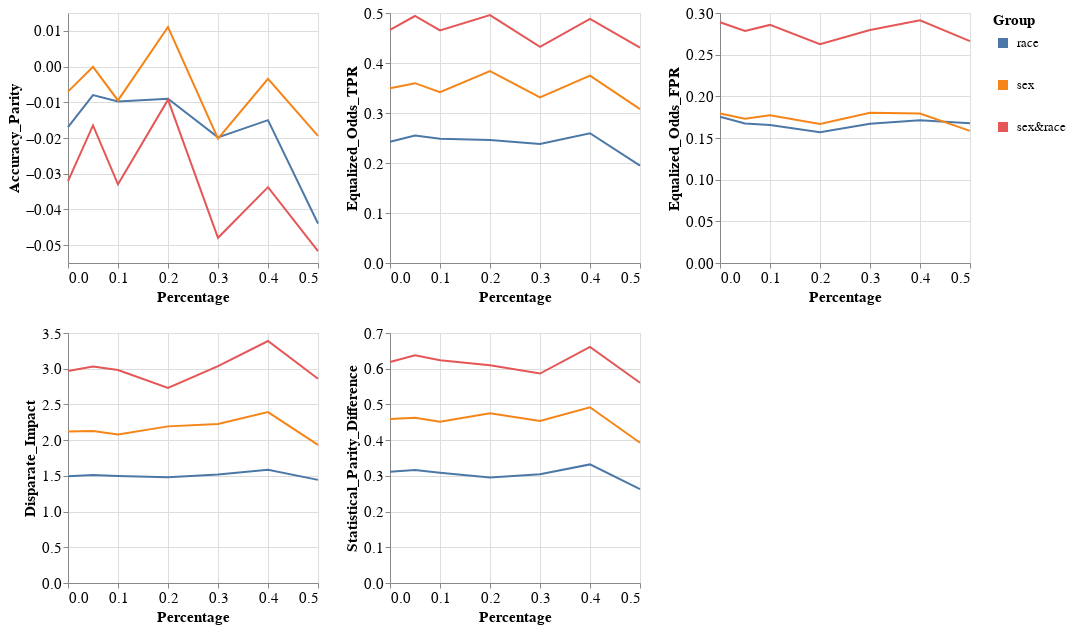

Here is the notebook cell this chart was saved with:
### Code cell
visualizer.create_groups_grid_pct_lines_plot(model_name=MODEL_NAMES[0],
                                             target_preprocessing_technique=PREPROCESSING_TECHNIQUES[0],
                                             group_metrics_type='fairness')

### Figure 1 — Vega-Lite specification as saved in the notebook (floating-point values rounded to 4 significant figures)
{"config": {"view": {"continuousWidth": 400, "continuousHeight": 300}, "axis": {"labelFontSize": 15, "titleFontSize": 15}, "legend": {"labelFontSize": 13, "symbolStrokeWidth": 10, "titleFontSize": 15}}, "vconcat": [{"hconcat": [{"mark": "line", "encoding": {"color": {"field": "Group", "type": "nominal"}, "x": {"field": "Percentage", "type": "quantitative"}, "y": {"field": "Metric_Value", "title": "Accuracy_Parity", "type": "quantitative"}}, "height": 250, "width": 250}, {"data": {"name": "data-adcc3ba40d86db7928478e95297e7df9"}, "mark": "line", "encoding": {"color": {"field": "Group", "type": "nominal"}, "x": {"field": "Percentage", "type": "quantitative"}, "y": {"field": "Metric_Value", "title": "Equalized_Odds_TPR", "type": "quantitative"}}, "height": 250, "width": 250}, {"data": {"name": "data-fb8c7c52e91f5d9636d74f7e16fa0a4a"}, "mark": "line", "encoding": {"color": {"field": "Group", "type": "nominal"}, "x": {"field": "Percentage", "type": "quantitative"}, "y": {"field": "Metric_Value", "title": "Equalized_Odds_FPR", "type": "quantitative"}}, "height": 250, "width": 250}]}, {"hconcat": [{"mark": "line", "encoding": {"color": {"field": "Group", "type": "nominal"}, "x": {"field": "Percentage", "type": "quantitative"}, "y": {"field": "Metric_Value", "title": "Disparate_Impact", "type": "quantitative"}}, "height": 250, "width": 250}, {"data": {"name": "data-61fe439ecfe0a15c8225efa4e6221a4a"}, "mark": "line", "encoding": {"color": {"field": "Group", "type": "nominal"}, "x": {"field": "Percentage", "type": "quantitative"}, "y": {"field": "Metric_Value", "title": "Statistical_Parity_Difference", "type": "quantitative"}}, "height": 250, "width": 250}], "data": {"name": "data-a56e90b9b582573165bdc20ee63b391d"}}], "data": {"name": "data-25f87a2a4951038d96315e8ded912b57"}, "$schema": "https://vega.github.io/schema/vega-lite/v4.17.0.json", "datasets": {"data-25f87a2a4951038d96315e8ded912b57": [{"Model_Name": "DecisionTreeClassifier", "Metric": "Accuracy_Parity", "Group": "race", "Metric_Value": -0.01698, "Percentage": 0.0}, {"Model_Name": "DecisionTreeClassifier", "Metric": "Accuracy_Parity", "Group": "sex", "Metric_Value": -0.007006, "Percentage": 0.0}, {"Model_Name": "DecisionTreeClassifier", "Metric": "Accuracy_Parity", "Group": "sex&race", "Metric_Value": -0.03208, "Percentage": 0.0}, {"Model_Name": "DecisionTreeClassifier", "Metric": "Accuracy_Parity", "Group": "race", "Metric_Value": -0.007981, "Percentage": 0.05}, {"Model_Name": "DecisionTreeClassifier", "Metric": "Accuracy_Parity", "Group": "sex", "Metric_Value": -7.624e-05, "Percentage": 0.05}, {"Model_Name": "DecisionTreeClassifier", "Metric": "Accuracy_Parity", "Group": "sex&race", "Metric_Value": -0.01649, "Percentage": 0.05}, {"Model_Name": "DecisionTreeClassifier", "Metric": "Accuracy_Parity", "Group": "race", "Metric_Value": -0.009759, "Percentage": 0.1}, {"Model_Name": "DecisionTreeClassifier", "Metric": "Accuracy_Parity", "Group": "sex", "Metric_Value": -0.009481, "Percentage": 0.1}, {"Model_Name": "DecisionTreeClassifier", "Metric": "Accuracy_Parity", "Group": "sex&race", "Metric_Value": -0.03298, "Percentage": 0.1}, {"Model_Name": "DecisionTreeClassifier", "Metric": "Accuracy_Parity", "Group": "race", "Metric_Value": -0.009002, "Percentage": 0.2}, {"Model_Name": "DecisionTreeClassifier", "Metric": "Accuracy_Parity", "Group": "sex", "Metric_Value": 0.01107, "Percentage": 0.2}, {"Model_Name": "DecisionTreeClassifier", "Metric": "Accuracy_Parity", "Group": "sex&race", "Metric_Value": -0.009264, "Percentage": 0.2}, {"Model_Name": "DecisionTreeClassifier", "Metric": "Accuracy_Parity", "Group": "race", "Metric_Value": -0.01983, "Percentage": 0.3}, {"Model_Name": "DecisionTreeClassifier", "Metric": "Accuracy_Parity", "Group": "sex", "Metric_Value": -0.02016, "Percentage": 0.3}, {"Model_Name": "DecisionTreeClassifier", "Metric": "Accuracy_Parity", "Group": "sex&race", "Metric_Value": -0.04794, "Percentage": 0.3}, {"Model_Name": "DecisionTreeClassifier", "Metric": "Accuracy_Parity", "Group": "race", "Metric_Value": -0.01499, "Percentage": 0.4}, {"Model_Name": "DecisionTreeClassifier", "Metric": "Accuracy_Parity", "Group": "sex", "Metric_Value": -0.003453, "Percentage": 0.4}, {"Model_Name": "DecisionTreeClassifier", "Metric": "Accuracy_Parity", "Group": "sex&race", "Metric_Value": -0.03376, "Percentage": 0.4}, {"Model_Name": "DecisionTreeClassifier", "Metric": "Accuracy_Parity", "Group": "race", "Metric_Value": -0.04394, "Percentage": 0.5}, {"Model_Name": "DecisionTreeClassifier", "Metric": "Accuracy_Parity", "Group": "sex", "Metric_Value": -0.01942, "Percentage": 0.5}, {"Model_Name": "DecisionTreeClassifier", "Metric": "Accuracy_Parity", "Group": "sex&race", "Metric_Value": -0.05167, "Percentage": 0.5}], "data-adcc3ba40d86db7928478e95297e7df9": [{"Model_Name": "DecisionTreeClassifier", "Metric": "Equalized_Odds_TPR", "Group": "race", "Metric_Value": 0.2424, "Percentage": 0.0}, {"Model_Name": "DecisionTreeClassifier", "Metric": "Equalized_Odds_TPR", "Group": "sex", "Metric_Value": 0.3496, "Percentage": 0.0}, {"Model_Name": "DecisionTreeClassifier", "Metric": "Equalized_Odds_TPR", "Group": "sex&race", "Metric_Value": 0.4663, "Percentage": 0.0}, {"Model_Name": "DecisionTreeClassifier", "Metric": "Equalized_Odds_TPR", "Group": "race", "Metric_Value": 0.2552, "Percentage": 0.05}, {"Model_Name": "DecisionTreeClassifier", "Metric": "Equalized_Odds_TPR", "Group": "sex", "Metric_Value": 0.3596, "Percentage": 0.05}, {"Model_Name": "DecisionTreeClassifier", "Metric": "Equalized_Odds_TPR", "Group": "sex&race", "Metric_Value": 0.494, "Percentage": 0.05}, {"Model_Name": "DecisionTreeClassifier", "Metric": "Equalized_Odds_TPR", "Group": "race", "Metric_Value": 0.2483, "Percentage": 0.1}, {"Model_Name": "DecisionTreeClassifier", "Metric": "Equalized_Odds_TPR", "Group": "sex", "Metric_Value": 0.3417, "Percentage": 0.1}, {"Model_Name": "DecisionTreeClassifier", "Metric": "Equalized_Odds_TPR", "Group": "sex&race", "Metric_Value": 0.4652, "Percentage": 0.1}, {"Model_Name": "DecisionTreeClassifier", "Metric": "Equalized_Odds_TPR", "Group": "race", "Metric_Value": 0.2459, "Percentage": 0.2}, {"Model_Name": "DecisionTreeClassifier", "Metric": "Equalized_Odds_TPR", "Group": "sex", "Metric_Value": 0.3837, "Percentage": 0.2}, {"Model_Name": "DecisionTreeClassifier", "Metric": "Equalized_Odds_TPR", "Group": "sex&race", "Metric_Value": 0.4957, "Percentage": 0.2}, {"Model_Name": "DecisionTreeClassifier", "Metric": "Equalized_Odds_TPR", "Group": "race", "Metric_Value": 0.2381, "Percentage": 0.3}, {"Model_Name": "DecisionTreeClassifier", "Metric": "Equalized_Odds_TPR", "Group": "sex", "Metric_Value": 0.3313, "Percentage": 0.3}, {"Model_Name": "DecisionTreeClassifier", "Metric": "Equalized_Odds_TPR", "Group": "sex&race", "Metric_Value": 0.4322, "Percentage": 0.3}, {"Model_Name": "DecisionTreeClassifier", "Metric": "Equalized_Odds_TPR", "Group": "race", "Metric_Value": 0.2596, "Percentage": 0.4}, {"Model_Name": "DecisionTreeClassifier", "Metric": "Equalized_Odds_TPR", "Group": "sex", "Metric_Value": 0.3749, "Percentage": 0.4}, {"Model_Name": "DecisionTreeClassifier", "Metric": "Equalized_Odds_TPR", "Group": "sex&race", "Metric_Value": 0.4882, "Percentage": 0.4}, {"Model_Name": "DecisionTreeClassifier", "Metric": "Equalized_Odds_TPR", "Group": "race", "Metric_Value": 0.1946, "Percentage": 0.5}, {"Model_Name": "DecisionTreeClassifier", "Metric": "Equalized_Odds_TPR", "Group": "sex", "Metric_Value": 0.3078, "Percentage": 0.5}, {"Model_Name": "DecisionTreeClassifier", "Metric": "Equalized_Odds_TPR", "Group": "sex&race", "Metric_Value": 0.4308, "Percentage": 0.5}], "data-fb8c7c52e91f5d9636d74f7e16fa0a4a": [{"Model_Name": "DecisionTreeClassifier", "Metric": "Equalized_Odds_FPR", "Group": "race", "Metric_Value": 0.1755, "Percentage": 0.0}, {"Model_Name": "DecisionTreeClassifier", "Metric": "Equalized_Odds_FPR", "Group": "sex", "Metric_Value": 0.1793, "Percentage": 0.0}, {"Model_Name": "DecisionTreeClassifier", "Metric": "Equalized_Odds_FPR", "Group": "sex&race", "Metric_Value": 0.2889, "Percentage": 0.0}, {"Model_Name": "DecisionTreeClassifier", "Metric": "Equalized_Odds_FPR", "Group": "race", "Metric_Value": 0.1674, "Percentage": 0.05}, {"Model_Name": "DecisionTreeClassifier", "Metric": "Equalized_Odds_FPR", "Group": "sex", "Metric_Value": 0.1732, "Percentage": 0.05}, {"Model_Name": "DecisionTreeClassifier", "Metric": "Equalized_Odds_FPR", "Group": "sex&race", "Metric_Value": 0.2783, "Percentage": 0.05}, {"Model_Name": "DecisionTreeClassifier", "Metric": "Equalized_Odds_FPR", "Group": "race", "Metric_Value": 0.1656, "Percentage": 0.1}, {"Model_Name": "DecisionTreeClassifier", "Metric": "Equalized_Odds_FPR", "Group": "sex", "Metric_Value": 0.1772, "Percentage": 0.1}, {"Model_Name": "DecisionTreeClassifier", "Metric": "Equalized_Odds_FPR", "Group": "sex&race", "Metric_Value": 0.2857, "Percentage": 0.1}, {"Model_Name": "DecisionTreeClassifier", "Metric": "Equalized_Odds_FPR", "Group": "race", "Metric_Value": 0.1571, "Percentage": 0.2}, {"Model_Name": "DecisionTreeClassifier", "Metric": "Equalized_Odds_FPR", "Group": "sex", "Metric_Value": 0.1668, "Percentage": 0.2}, {"Model_Name": "DecisionTreeClassifier", "Metric": "Equalized_Odds_FPR", "Group": "sex&race", "Metric_Value": 0.2626, "Percentage": 0.2}, {"Model_Name": "DecisionTreeClassifier", "Metric": "Equalized_Odds_FPR", "Group": "race", "Metric_Value": 0.1671, "Percentage": 0.3}, {"Model_Name": "DecisionTreeClassifier", "Metric": "Equalized_Odds_FPR", "Group": "sex", "Metric_Value": 0.1802, "Percentage": 0.3}, {"Model_Name": "DecisionTreeClassifier", "Metric": "Equalized_Odds_FPR", "Group": "sex&race", "Metric_Value": 0.2797, "Percentage": 0.3}, {"Model_Name": "DecisionTreeClassifier", "Metric": "Equalized_Odds_FPR", "Group": "race", "Metric_Value": 0.1714, "Percentage": 0.4}, {"Model_Name": "DecisionTreeClassifier", "Metric": "Equalized_Odds_FPR", "Group": "sex", "Metric_Value": 0.1793, "Percentage": 0.4}, {"Model_Name": "DecisionTreeClassifier", "Metric": "Equalized_Odds_FPR", "Group": "sex&race", "Metric_Value": 0.2913, "Percentage": 0.4}, {"Model_Name": "DecisionTreeClassifier", "Metric": "Equalized_Odds_FPR", "Group": "race", "Metric_Value": 0.1677, "Percentage": 0.5}, {"Model_Name": "DecisionTreeClassifier", "Metric": "Equalized_Odds_FPR", "Group": "sex", "Metric_Value": 0.1585, "Percentage": 0.5}, {"Model_Name": "DecisionTreeClassifier", "Metric": "Equalized_Odds_FPR", "Group": "sex&race", "Metric_Value": 0.2663, "Percentage": 0.5}], "data-a56e90b9b582573165bdc20ee63b391d": [{"Model_Name": "DecisionTreeClassifier", "Metric": "Disparate_Impact", "Group": "race", "Metric_Value": 1.494, "Percentage": 0.0}, {"Model_Name": "DecisionTreeClassifier", "Metric": "Disparate_Impact", "Group": "sex", "Metric_Value": 2.12, "Percentage": 0.0}, {"Model_Name": "DecisionTreeClassifier", "Metric": "Disparate_Impact", "Group": "sex&race", "Metric_Value": 2.969, "Percentage": 0.0}, {"Model_Name": "DecisionTreeClassifier", "Metric": "Disparate_Impact", "Group": "race", "Metric_Value": 1.513, "Percentage": 0.05}, {"Model_Name": "DecisionTreeClassifier", "Metric": "Disparate_Impact", "Group": "sex", "Metric_Value": 2.129, "Percentage": 0.05}, {"Model_Name": "DecisionTreeClassifier", "Metric": "Disparate_Impact", "Group": "sex&race", "Metric_Value": 3.031, "Percentage": 0.05}, {"Model_Name": "DecisionTreeClassifier", "Metric": "Disparate_Impact", "Group": "race", "Metric_Value": 1.5, "Percentage": 0.1}, {"Model_Name": "DecisionTreeClassifier", "Metric": "Disparate_Impact", "Group": "sex", "Metric_Value": 2.079, "Percentage": 0.1}, {"Model_Name": "DecisionTreeClassifier", "Metric": "Disparate_Impact", "Group": "sex&race", "Metric_Value": 2.982, "Percentage": 0.1}, {"Model_Name": "DecisionTreeClassifier", "Metric": "Disparate_Impact", "Group": "race", "Metric_Value": 1.482, "Percentage": 0.2}, {"Model_Name": "DecisionTreeClassifier", "Metric": "Disparate_Impact", "Group": "sex", "Metric_Value": 2.193, "Percentage": 0.2}, {"Model_Name": "DecisionTreeClassifier", "Metric": "Disparate_Impact", "Group": "sex&race", "Metric_Value": 2.731, "Percentage": 0.2}, {"Model_Name": "DecisionTreeClassifier", "Metric": "Disparate_Impact", "Group": "race", "Metric_Value": 1.52, "Percentage": 0.3}, {"Model_Name": "DecisionTreeClassifier", "Metric": "Disparate_Impact", "Group": "sex", "Metric_Value": 2.225, "Percentage": 0.3}, {"Model_Name": "DecisionTreeClassifier", "Metric": "Disparate_Impact", "Group": "sex&race", "Metric_Value": 3.037, "Percentage": 0.3}, {"Model_Name": "DecisionTreeClassifier", "Metric": "Disparate_Impact", "Group": "race", "Metric_Value": 1.586, "Percentage": 0.4}, {"Model_Name": "DecisionTreeClassifier", "Metric": "Disparate_Impact", "Group": "sex", "Metric_Value": 2.393, "Percentage": 0.4}, {"Model_Name": "DecisionTreeClassifier", "Metric": "Disparate_Impact", "Group": "sex&race", "Metric_Value": 3.388, "Percentage": 0.4}, {"Model_Name": "DecisionTreeClassifier", "Metric": "Disparate_Impact", "Group": "race", "Metric_Value": 1.444, "Percentage": 0.5}, {"Model_Name": "DecisionTreeClassifier", "Metric": "Disparate_Impact", "Group": "sex", "Metric_Value": 1.933, "Percentage": 0.5}, {"Model_Name": "DecisionTreeClassifier", "Metric": "Disparate_Impact", "Group": "sex&race", "Metric_Value": 2.86, "Percentage": 0.5}], "data-61fe439ecfe0a15c8225efa4e6221a4a": [{"Model_Name": "DecisionTreeClassifier", "Metric": "Statistical_Parity_Difference", "Group": "race", "Metric_Value": 0.3118, "Percentage": 0.0}, {"Model_Name": "DecisionTreeClassifier", "Metric": "Statistical_Parity_Difference", "Group": "sex", "Metric_Value": 0.4591, "Percentage": 0.0}, {"Model_Name": "DecisionTreeClassifier", "Metric": "Statistical_Parity_Difference", "Group": "sex&race", "Metric_Value": 0.6189, "Percentage": 0.0}, {"Model_Name": "DecisionTreeClassifier", "Metric": "Statistical_Parity_Difference", "Group": "race", "Metric_Value": 0.3165, "Percentage": 0.05}, {"Model_Name": "DecisionTreeClassifier", "Metric": "Statistical_Parity_Difference", "Group": "sex", "Metric_Value": 0.4625, "Percentage": 0.05}, {"Model_Name": "DecisionTreeClassifier", "Metric": "Statistical_Parity_Difference", "Group": "sex&race", "Metric_Value": 0.6373, "Percentage": 0.05}, {"Model_Name": "DecisionTreeClassifier", "Metric": "Statistical_Parity_Difference", "Group": "race", "Metric_Value": 0.3086, "Percentage": 0.1}, {"Model_Name": "DecisionTreeClassifier", "Metric": "Statistical_Parity_Difference", "Group": "sex", "Metric_Value": 0.4513, "Percentage": 0.1}, {"Model_Name": "DecisionTreeClassifier", "Metric": "Statistical_Parity_Difference", "Group": "sex&race", "Metric_Value": 0.6237, "Percentage": 0.1}, {"Model_Name": "DecisionTreeClassifier", "Metric": "Statistical_Parity_Difference", "Group": "race", "Metric_Value": 0.2951, "Percentage": 0.2}, {"Model_Name": "DecisionTreeClassifier", "Metric": "Statistical_Parity_Difference", "Group": "sex", "Metric_Value": 0.4756, "Percentage": 0.2}, {"Model_Name": "DecisionTreeClassifier", "Metric": "Statistical_Parity_Difference", "Group": "sex&race", "Metric_Value": 0.6094, "Percentage": 0.2}, {"Model_Name": "DecisionTreeClassifier", "Metric": "Statistical_Parity_Difference", "Group": "race", "Metric_Value": 0.3043, "Percentage": 0.3}, {"Model_Name": "DecisionTreeClassifier", "Metric": "Statistical_Parity_Difference", "Group": "sex", "Metric_Value": 0.4537, "Percentage": 0.3}, {"Model_Name": "DecisionTreeClassifier", "Metric": "Statistical_Parity_Difference", "Group": "sex&race", "Metric_Value": 0.5866, "Percentage": 0.3}, {"Model_Name": "DecisionTreeClassifier", "Metric": "Statistical_Parity_Difference", "Group": "race", "Metric_Value": 0.3321, "Percentage": 0.4}, {"Model_Name": "DecisionTreeClassifier", "Metric": "Statistical_Parity_Difference", "Group": "sex", "Metric_Value": 0.4921, "Percentage": 0.4}, {"Model_Name": "DecisionTreeClassifier", "Metric": "Statistical_Parity_Difference", "Group": "sex&race", "Metric_Value": 0.6611, "Percentage": 0.4}, {"Model_Name": "DecisionTreeClassifier", "Metric": "Statistical_Parity_Difference", "Group": "race", "Metric_Value": 0.2628, "Percentage": 0.5}, {"Model_Name": "DecisionTreeClassifier", "Metric": "Statistical_Parity_Difference", "Group": "sex", "Metric_Value": 0.3928, "Percentage": 0.5}, {"Model_Name": "DecisionTreeClassifier", "Metric": "Statistical_Parity_Difference", "Group": "sex&race", "Metric_Value": 0.5609, "Percentage": 0.5}]}}
